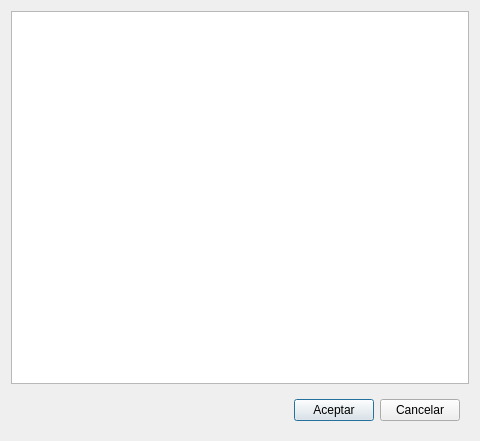
<?xml version="1.0" encoding="UTF-8"?>
<ui version="4.0">
 <class>edCartelera</class>
 <widget class="QDialog" name="edCartelera">
  <property name="geometry">
   <rect>
    <x>0</x>
    <y>0</y>
    <width>480</width>
    <height>441</height>
   </rect>
  </property>
  <property name="windowTitle">
   <string>Dialog</string>
  </property>
  <layout class="QVBoxLayout" name="verticalLayout">
   <item>
    <widget class="QTableWidget" name="outCarteleras"/>
   </item>
   <item>
    <widget class="QWidget" name="widget" native="true">
     <layout class="QHBoxLayout" name="horizontalLayout">
      <item>
       <spacer name="horizontalSpacer">
        <property name="orientation">
         <enum>Qt::Horizontal</enum>
        </property>
        <property name="sizeHint" stdset="0">
         <size>
          <width>269</width>
          <height>20</height>
         </size>
        </property>
       </spacer>
      </item>
      <item>
       <widget class="QPushButton" name="btnAceptar">
        <property name="text">
         <string>Aceptar</string>
        </property>
       </widget>
      </item>
      <item>
       <widget class="QPushButton" name="btnCancelar">
        <property name="text">
         <string>Cancelar</string>
        </property>
       </widget>
      </item>
     </layout>
    </widget>
   </item>
  </layout>
 </widget>
 <resources/>
 <connections/>
</ui>
